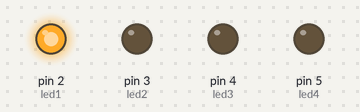
A sketch run on a simulated Arduino Uno, built with avr-gcc and run on an emulated ATmega328P. Parts: output pins drawn as LEDs (lit = HIGH). Random numbers use the default seed unless the sketch sets one.

Above: at 0.1 s.
At 30.1 s:
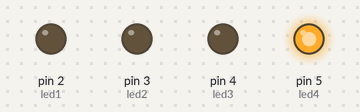
At 60.1 s:
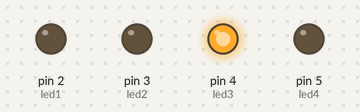
Timing chart, 0 to 121.5 s (numbered marks = the images above):
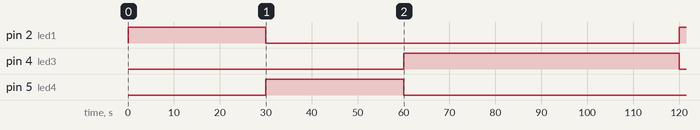

Measured:
- by itself, pin 2 (led1): LOW → HIGH at 0.00 s, → LOW 30.0 s later, → HIGH 90.0 s later
- by itself, pin 4 (led3): LOW → HIGH at 60.0 s, → LOW 60.0 s later
- by itself, pin 5 (led4): LOW → HIGH at 30.0 s, → LOW 30.0 s later

The sketch:

attivit__1_sk_2.ino
```cpp
int led1 = 2;
int led2 = 3;
int led3 = 4;
int led4 = 5;

void setup() {
  pinMode(led1, OUTPUT);
  pinMode(led2, OUTPUT);
  pinMode(led3, OUTPUT);
  pinMode(led4, OUTPUT);

  randomSeed(analogRead(A0));
}

void loop() {
  digitalWrite(led1, LOW);
  digitalWrite(led2, LOW);
  digitalWrite(led3, LOW);
  digitalWrite(led4, LOW);


  int scelta = random(1, 5);

  if (scelta == 1) digitalWrite(led1, HIGH);
  if (scelta == 2) digitalWrite(led2, HIGH);
  if (scelta == 3) digitalWrite(led3, HIGH);
  if (scelta == 4) digitalWrite(led4, HIGH);

  delay(30000); // millisecondi
}
```
